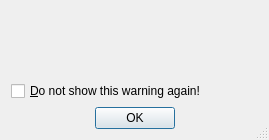
<?xml version="1.0" encoding="UTF-8"?>
<ui version="4.0">
 <class>ToggleWarningUi</class>
 <widget class="QDialog" name="ToggleWarningUi">
  <property name="geometry">
   <rect>
    <x>0</x>
    <y>0</y>
    <width>269</width>
    <height>140</height>
   </rect>
  </property>
  <property name="windowTitle">
   <string>Enter text</string>
  </property>
  <property name="sizeGripEnabled">
   <bool>true</bool>
  </property>
  <layout class="QGridLayout" name="gridLayout">
   <item row="0" column="0" colspan="2">
    <spacer>
     <property name="orientation">
      <enum>Qt::Vertical</enum>
     </property>
     <property name="sizeType">
      <enum>QSizePolicy::Expanding</enum>
     </property>
     <property name="sizeHint" stdset="0">
      <size>
       <width>247</width>
       <height>16</height>
      </size>
     </property>
    </spacer>
   </item>
   <item row="1" column="0">
    <widget class="QLabel" name="messageLA">
     <property name="text">
      <string/>
     </property>
    </widget>
   </item>
   <item row="2" column="0" colspan="2">
    <spacer>
     <property name="orientation">
      <enum>Qt::Vertical</enum>
     </property>
     <property name="sizeType">
      <enum>QSizePolicy::Expanding</enum>
     </property>
     <property name="sizeHint" stdset="0">
      <size>
       <width>247</width>
       <height>16</height>
      </size>
     </property>
    </spacer>
   </item>
   <item row="3" column="0" colspan="2">
    <widget class="QCheckBox" name="dontShowAgainCB">
     <property name="toolTip">
      <string>If you check this, LyX will not warn you again in the given case.</string>
     </property>
     <property name="text">
      <string>&amp;Do not show this warning again!</string>
     </property>
    </widget>
   </item>
   <item row="4" column="0" colspan="2">
    <widget class="QDialogButtonBox" name="buttonBox">
     <property name="standardButtons">
      <set>QDialogButtonBox::Ok</set>
     </property>
     <property name="centerButtons">
      <bool>true</bool>
     </property>
    </widget>
   </item>
  </layout>
 </widget>
 <includes>
  <include location="local">qt_i18n.h</include>
 </includes>
 <resources/>
 <connections>
  <connection>
   <sender>buttonBox</sender>
   <signal>accepted()</signal>
   <receiver>ToggleWarningUi</receiver>
   <slot>accept()</slot>
   <hints>
    <hint type="sourcelabel">
     <x>98</x>
     <y>114</y>
    </hint>
    <hint type="destinationlabel">
     <x>80</x>
     <y>805</y>
    </hint>
   </hints>
  </connection>
 </connections>
</ui>
